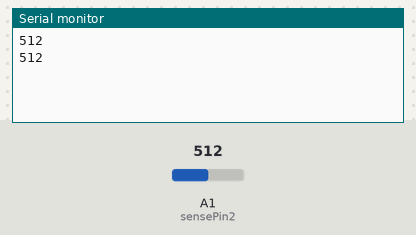
Recording of a sketch running on a simulated Arduino Uno, built with avr-gcc and run on an emulated ATmega328P. Shown: the last lines printed to the serial monitor. Inputs (shaded band) come from the test bench; at power-on: A1 (sensePin2) = 512.

Above: at 1.8 s.
1.9 s: A1 (sensePin2) set to 716
At 2.4 s:
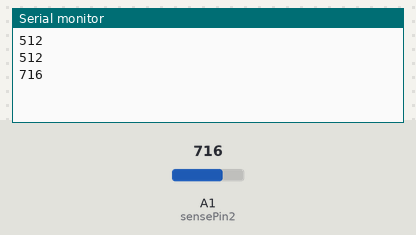
3.4 s: A1 (sensePin2) set to 900
At 4.8 s:
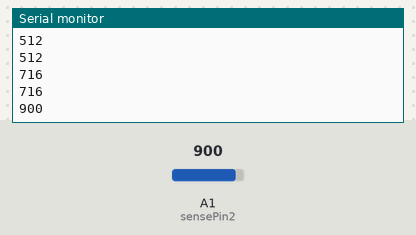
Timing chart, 0 to 6.4 s (numbered marks = the images above; inputs shaded):
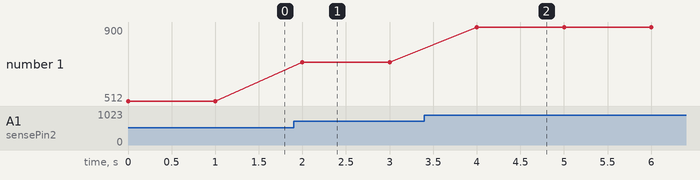

The sketch:

LDRreadings.ino
```cpp
int sensePin=0;
int sensePin2=1;
void setup() {
  // put your setup code here, to run once:

  analogReference(DEFAULT);

  Serial.begin(9600);
}

void loop() {
  // put your main code here, to run repeatedly:
  //Serial.println(analogRead(sensePin));
  //delay(1000);

  Serial.println(analogRead(sensePin2));
  delay(1000);
}
```

Measured:
- after the input at 1.9 s, the serial monitor: prints a new line after 0.10 s (image 1)
- after the input at 3.4 s, the serial monitor: prints a new line after 0.60 s (image 2)
- plotted number 1: 512 → 716 after the input at 1.9 s, 716 → 900 after the input at 3.4 s
